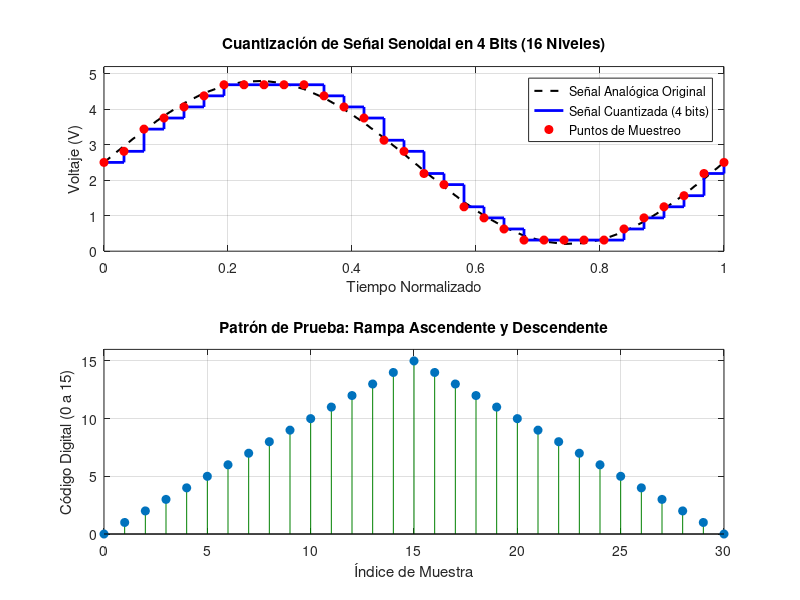

Write the MATLAB code that produced this figure.
%% ========================================================================
%  PROYECTO: Sistema de Comunicación por Medios Ópticos (EL2113)
%  SCRIPT: Generador de Patrones de Prueba y Cuantización de 4 Bits
%  AUTOR: Mario Cerdas y equipo de trabajo
% ========================================================================
%  DESCRIPCIÓN:
%  Este script genera diferentes tipos de señales de prueba, las cuantiza
%  a una resolución de 4 bits (16 niveles entre 0 y 5V) y genera arreglos
%  en formato C++ listos para ser copiados al código de Arduino.
% ========================================================================
clear; clc; close all;

fprintf('===============================================================\n');
fprintf('  GENERADOR DE PATRONES DE PRUEBA Y CUANTIZACIÓN (MATLAB)      \n');
fprintf('===============================================================\n\n');

%% 1. PARÁMETROS DE CUANTIZACIÓN
N_bits = 4;
niveles = 2^N_bits;        % 16 niveles
V_min = 0.0;               % Voltaje mínimo (V)
V_max = 5.0;               % Voltaje máximo (V)
delta_V = (V_max - V_min) / niveles; % Resolución = 0.3125 V

fprintf('Resolución del DAC (Delta V): %.4f V (%.2f mV)\n', delta_V, delta_V*1000);
fprintf('Relación Señal a Ruido de Cuantización Teórica (SQNR): %.2f dB\n\n', 6.02 * N_bits + 1.76);

%% 2. GENERACIÓN DE SEÑALES DE PRUEBA
num_muestras = 32;
t = linspace(0, 1, num_muestras);

% A. Señal Senoidal analógica normalizada (0V a 5V)
f_senal = 1; % 1 ciclo
senoidal_continua = 2.5 + 2.3 * sin(2 * pi * f_senal * t);

% Cuantización a 4 bits (enteros de 0 a 15)
senoidal_digital_4bits = round((senoidal_continua - V_min) / delta_V);
senoidal_digital_4bits = max(0, min(niveles - 1, senoidal_digital_4bits)); % Saturar 0-15
senoidal_reconstruida = senoidal_digital_4bits * delta_V;

% B. Escalera ascendente clásica (0 a 15 y retorno)
escalera_digital = [0:15, 14:-1:0];
escalera_voltaje = escalera_digital * delta_V;

%% 3. EXPORTACIÓN AUTOMÁTICA DE VECTORES A FORMATO C++ PARA ARDUINO
fprintf('// --- VECTOR DE PATRÓN SENOIDAL PARA ARDUINO (32 muestras) ---\n');
fprintf('const uint8_t PATRON_SENOIDAL[32] = {\n  ');
for i = 1:num_muestras
    fprintf('%2d', senoidal_digital_4bits(i));
    if i < num_muestras
        fprintf(', ');
    end
    if mod(i, 8) == 0 && i < num_muestras
        fprintf('\n  ');
    end
end
fprintf('\n};\n\n');

%% 4. VISUALIZACIÓN GRÁFICA
figure('Name', 'Generador de Patrones MATLAB - EL2113', 'Color', [1 1 1], 'Position', [150 150 900 600]);

% Gráfica 1: Señal continua vs Cuantizada
subplot(2, 1, 1);
plot(t, senoidal_continua, 'k--', 'LineWidth', 1.5, 'DisplayName', 'Señal Analógica Original');
hold on;
stairs(t, senoidal_reconstruida, 'b', 'LineWidth', 2.0, 'DisplayName', 'Señal Cuantizada (4 bits)');
plot(t, senoidal_reconstruida, 'ro', 'MarkerFaceColor', 'r', 'DisplayName', 'Puntos de Muestreo');
grid on;
title('Cuantización de Señal Senoidal en 4 Bits (16 Niveles)');
xlabel('Tiempo Normalizado');
ylabel('Voltaje (V)');
legend('Location', 'best');
ylim([0 5.2]);

% Gráfica 2: Escalera simétrica
subplot(2, 1, 2);
stem(0:length(escalera_digital)-1, escalera_digital, 'filled', 'MarkerSize', 6, 'Color', [0 0.5 0]);
grid on;
title('Patrón de Prueba: Rampa Ascendente y Descendente');
xlabel('Índice de Muestra');
ylabel('Código Digital (0 a 15)');
ylim([0 16]);

fprintf('Script ejecutado. Arreglo C++ generado y gráficas creadas exitosamente.\n');
